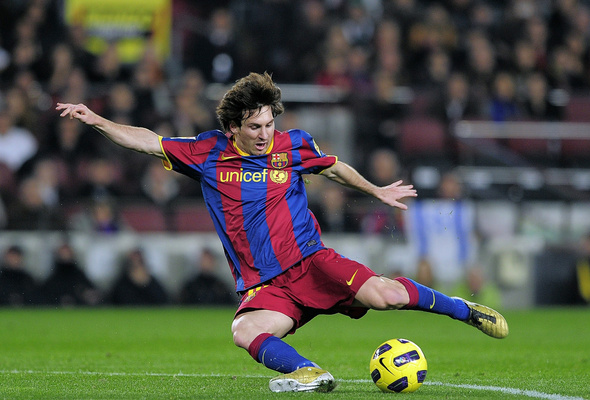
#> input picture 3.Image processing/messi5.jpg, 590 x 400 px
$ python 8a.ImagePyramids.py
#> lines starting #> are read from the running program, lines starting #| are printed output that depends on the picture
import cv2
import numpy as np
from matplotlib import pyplot as plt

img = cv2.imread('messi5.jpg',0)
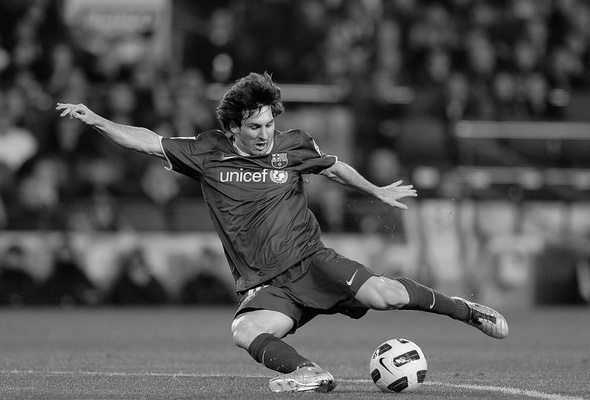
#> img: shape (400, 590); min 0, max 255, mean 83.5
lower_reso = cv2.pyrDown(img)
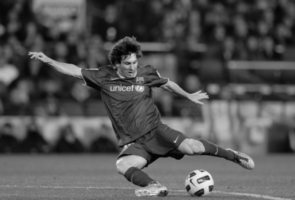
#> lower_reso: shape (200, 295); min 2, max 241, mean 83.4
lower_reso2 = cv2.pyrDown(lower_reso)
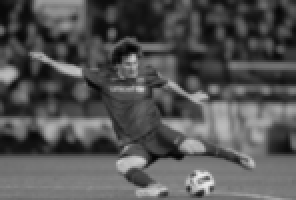
#> lower_reso2: shape (100, 148) (shown 2 times larger); min 3, max 234, mean 83.3
lower_reso3 = cv2.pyrDown(lower_reso2)
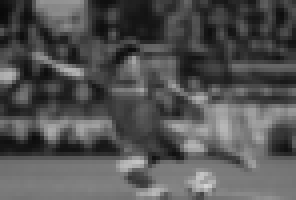
#> lower_reso3: shape (50, 74) (shown 4 times larger); min 9, max 212, mean 83


plt.subplot(221),plt.imshow(img,cmap = 'gray')
plt.title('Original Image'), plt.xticks([]), plt.yticks([])
plt.subplot(222),plt.imshow(lower_reso,cmap = 'gray')
plt.title('Lower resolution'), plt.xticks([]), plt.yticks([])
plt.subplot(223),plt.imshow(lower_reso2,cmap = 'gray')
plt.title('Lower resolution2'), plt.xticks([]), plt.yticks([])
plt.subplot(224),plt.imshow(lower_reso3,cmap = 'gray')
plt.title('Lower resolution3'), plt.xticks([]), plt.yticks([])
plt.show()


higher_reso = cv2.pyrUp(lower_reso)

plt.subplot(131),plt.imshow(lower_reso,cmap = 'gray')
plt.title('Lower resolution image'), plt.xticks([]), plt.yticks([])
plt.subplot(132),plt.imshow(higher_reso,cmap = 'gray')
plt.title('Higher resolution image'), plt.xticks([]), plt.yticks([])
plt.subplot(133),plt.imshow(img,cmap = 'gray')
plt.title('Original image'), plt.xticks([]), plt.yticks([])
plt.show()

$ run again, with 3.Image processing/apple.jpg copied over 3.Image processing/messi5.jpg
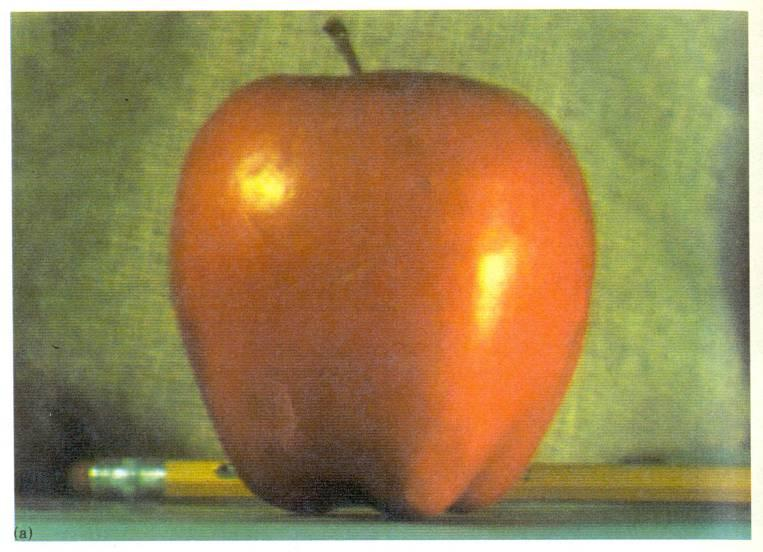
#> input picture 3.Image processing/apple.jpg, 763 x 552 px
#> `lower_reso3 = cv2.pyrDown(lower_reso2)`:
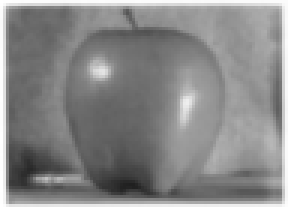
#> lower_reso3: shape (69, 96) (shown 3 times larger); min 32, max 255, mean 134.7
#> `plt.show()`:
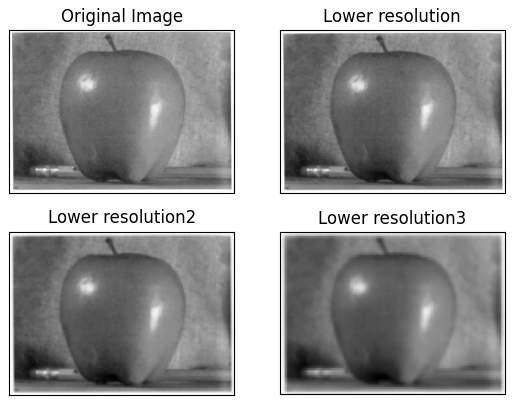
#> figure drawn by matplotlib, 4 panels

$ run again, with 3.Image processing/gradient.jpg copied over 3.Image processing/messi5.jpg
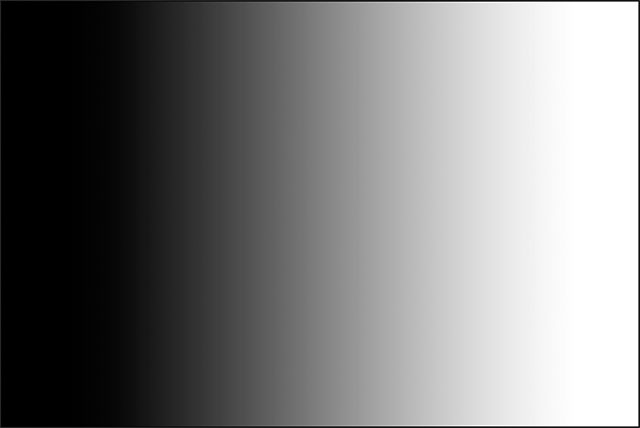
#> input picture 3.Image processing/gradient.jpg, 640 x 428 px
#> img is the input picture: shape (428, 640); min 0, max 255, mean 125.2
#> `plt.show()`:
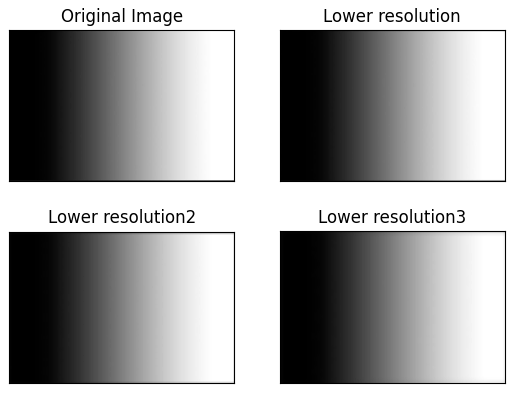
#> figure drawn by matplotlib, 4 panels
#> `plt.show()`:
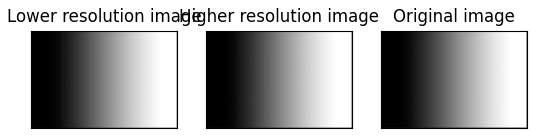
#> figure drawn by matplotlib, 3 panels
